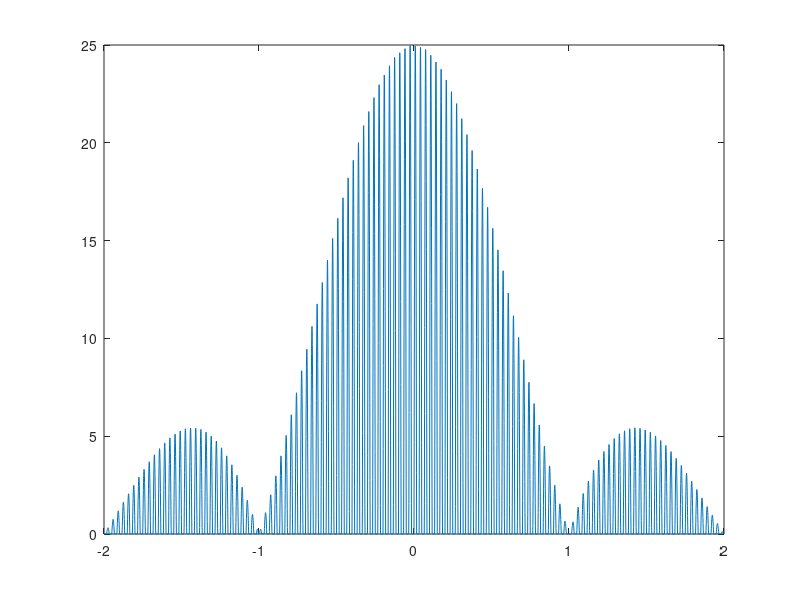

Write the MATLAB code that produced this figure. (Note: this script raises an error after producing the figure.)
fs = 1000;
t = -2:1/fs : 2-1/fs;
x = 5 * sin(2 * pi * 30* t);
y = 5*sinc(1*t);
z = x.*y;
for j = 1:4000
if(z(j) >= 0)
 k(j) = z(j);
else
 k(j) = 0;
end
end
plot(t,k);
Y = cast(k,'uint32');
Hd = dfilt.dffir(Y);
Hd.Arithmetic = 'fixed';
Hd.CoeffWordLength = 16;
coewrite(Hd, 10, 'mycoefile');